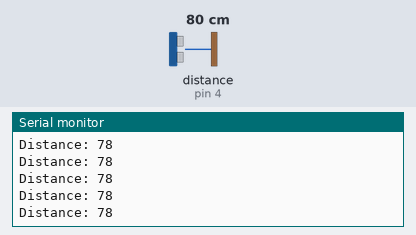
Bench run of a sketch on a simulated Arduino Uno, built with avr-gcc and run on an emulated ATmega328P. Parts: the last lines printed to the serial monitor. Wiring (inferred from the names in the program): ultrasonic range finder: trigger pin 5; echo pin 4. The test bench sets the inputs (shaded band); at power-on: distance to the obstacle (sensor on pin 4) 80 cm. The echo pulse lasts 58.3 µs per cm.

Above: at 1.2 s.
1.3 s: distance to the obstacle (sensor on pin 4) set to 2 cm
At 2.0 s:
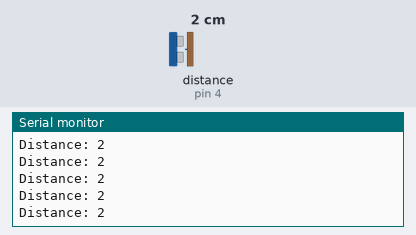
4.3 s: distance to the obstacle (sensor on pin 4) set to 120 cm
At 5.3 s:
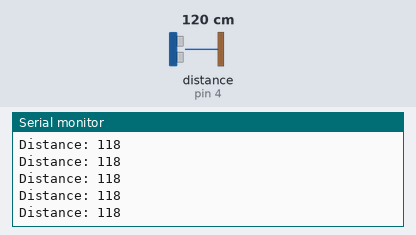
7.3 s: distance to the obstacle (sensor on pin 4) set to 4 cm
At 8.3 s:
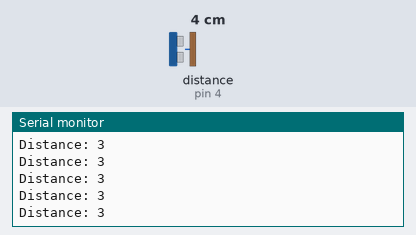
10.3 s: distance to the obstacle (sensor on pin 4) set to 18 cm
At 10.9 s:
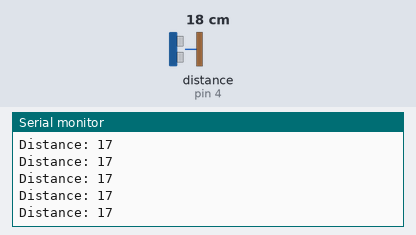
Timing chart, 0 to 13.3 s (numbered marks = the images above; inputs shaded):
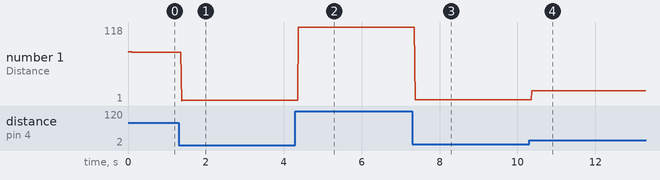

The sketch:

ultrasonic_nodemcu_work.ino
```cpp
// defines pins numbers
const int trigPin = 5;    // pin no. 5 is D1 ESP8266
const int echoPin = 4;    // pin no. 5 is D2 ESP8266
// defines variables
long duration;
int dist;

void setup()
    {
      pinMode(trigPin, OUTPUT); // Sets the trigPin as an Output
      pinMode(echoPin, INPUT); // Sets the echoPin as an Input
      Serial.begin(9600); // Starts the serial communication @9600
    }

void loop() {
    // Clears the trigPin
    digitalWrite(trigPin, LOW);
    delayMicroseconds(2);
    // Sets the trigPin on HIGH state for 10 micro seconds
    digitalWrite(trigPin, HIGH);
    delayMicroseconds(10);
    digitalWrite(trigPin, LOW);
    // Reads the echoPin, returns the sound wave travel time in microseconds
    duration = pulseIn(echoPin, HIGH);
    // Calculating the distance
    dist= duration*0.034/2;
    // Prints the distance on the Serial Monitor
    Serial.print("Distance: ");
    Serial.println(dist);
}
```

Measured:
- after the input at 1.3 s, the serial monitor: prints a new line after 0.07 s (image 1)
- after the input at 4.3 s, the serial monitor: prints a new line after 0.08 s (image 2)
- after the input at 7.3 s, the serial monitor: prints a new line after 0.07 s (image 3)
- after the input at 10.3 s, the serial monitor: prints a new line after 0.07 s (image 4)
- plotted number 1: 78 → 2 after the input at 1.3 s, 2 → 118 after the input at 4.3 s, 118 → 3 after the input at 7.3 s, 3 → 1 after the input at 10.3 s
